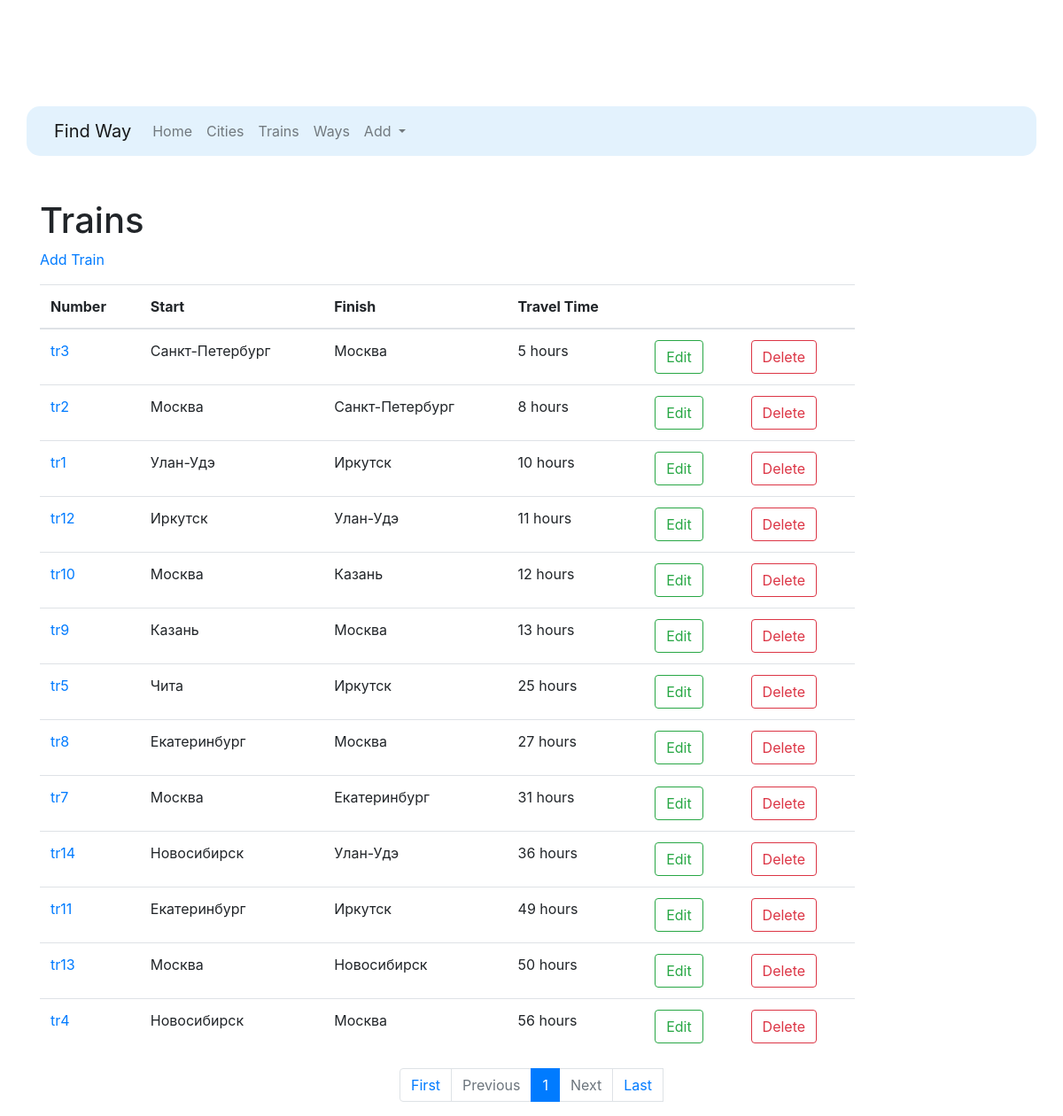
The app's page /trains/ with its own data.
### trains/models.py (models this page shows, shortened)
class Train(models.Model):
    name = models.CharField(max_length=50, unique=True, verbose_name="Train number")
    travel_time = models.PositiveIntegerField(verbose_name="Travel time")
    start_city = models.ForeignKey(City, on_delete=models.CASCADE, related_name='start_city_set', verbose_name='Start')
    finish_city = models.ForeignKey(City, on_delete=models.CASCADE, related_name='finish_city_set',
                                    verbose_name='Finish')
    class Meta:
        verbose_name = 'Train'
        verbose_name_plural = 'Trains'
        ordering = ['travel_time']

### find_way/models.py (models this page shows, shortened)
class City(models.Model):
    name = models.CharField(max_length=70, unique=True, verbose_name="City")
    def __str__(self):
        return self.name
    class Meta:
        verbose_name = "City"
        verbose_name_plural = "Cities"
        ordering = ['name']

### trains/views.py (the view)
# urls.py: path('trains/', TrainListView.as_view(), name="trains"),
class TrainListView(ListView):
    paginate_by = 100
    model = Train
    template_name = 'trains/trains.html'

### templates/trains/trains.html (shortened to what this page needs)
{% extends 'base.html' %}
{% block content %}
    <h1>Trains</h1>
    <p>
        <a href="{% url 'createtr' %}">Add Train</a>
    </p>
    <div class="row">
        <div class="div col-md-10">
            <table class="table table">
                <thead>
                <tr>
                    <th scope="col">Number</th>
                    <th scope="col">Start</th>
                    <th scope="col">Finish</th>
                    <th scope="col">Travel Time</th>
                    <th scope="col"></th>
                    <th scope="col"></th>
                </tr>
                </thead>
                {% for object in page_obj %}
                    <tr>
                        <td>
                            <a href="{% url 'detailtr' pk=object.pk %}">{{ object.name }}</a>
                        </td>
                        <td>
                            {{ object.start_city }}
                        </td>
                        <td>
                            {{ object.finish_city }}
                        </td>
                        <td>
                            {{ object.travel_time }} hours
                        </td>
                        <td>
                            <a href="{% url 'updatetr' pk=object.pk %}">
                                <button class="btn btn-outline-success" type="submit"
                                        style="height: 5%; margin-left: 5px">Edit
                                </button>
                            </a>
                        </td>
                        <td>
                            <a href="{% url 'deletetr' pk=object.pk %}">
                                <button class="btn btn-outline-danger" type="submit"
                                        style="height: 5%; margin-left: 5px">Delete
                                </button>
                            </a>
                        </td>
                    </tr>
                {% endfor %}
            </table>
        </div>
    </div>
    <nav aria-label="Page navigation example">
        <ul class="pagination justify-content-center">
            <li class="page-item">
                <a class="page-link" href="?page=1">First</a>
            </li>
            {% if page_obj.has_previous %}
                <li class="page-item">
                    <a class="page-link" href="?page={{ page_obj.previous_page_number }}">Previous</a>
                </li>
            {% else %}
                <li class="page-item disabled">
                    <a class="page-link" href="#" tabindex="-1" aria-disabled="true">Previous</a>
                </li>
            {% endif %}
            {% for i in page_obj.paginator.page_range %}
                {% if page_obj.number == i %}
                    <li class="page-item active" aria-current="page">
              <span class="page-link">
                {{ i }}
              </span>
                    </li>
                {% elif i > page_obj.number|add:'-5' and i < page_obj.number|add:'5' %}
                    <li class="page-item"><a class="page-link" href="?page={{ i }}">{{ i }}</a></li>
                {% endif %}
            {% endfor %}
            {% if page_obj.has_next %}
                <li class="page-item">
                    <a class="page-link" href="?page={{ page_obj.next_page_number }}">Next</a>
                </li>
            {% else %}
                <li class="page-item disabled">
                    <a class="page-link" href="#" tabindex="-1" aria-disabled="true">Next</a>
                </li>
            {% endif %}
                <li>
                    <a class="page-link" href="?page={{ page_obj.paginator.num_pages }}">Last</a>
                </li>
        </ul>
    </nav>
{% endblock %}

### records on screen
Train: name "tr3", start_city "Санкт-Петербург", finish_city "Москва", travel_time "5"
Train: name "tr2", start_city "Москва", finish_city "Санкт-Петербург", travel_time "8"
Train: name "tr1", start_city "Улан-Удэ", finish_city "Иркутск", travel_time "10"
Train: name "tr12", start_city "Иркутск", finish_city "Улан-Удэ", travel_time "11"
Train: name "tr10", start_city "Москва", finish_city "Казань", travel_time "12"
Train: name "tr9", start_city "Казань", finish_city "Москва", travel_time "13"
Train: name "tr5", start_city "Чита", finish_city "Иркутск", travel_time "25"
Train: name "tr8", start_city "Екатеринбург", finish_city "Москва", travel_time "27"
Train: name "tr7", start_city "Москва", finish_city "Екатеринбург", travel_time "31"
Train: name "tr14", start_city "Новосибирск", finish_city "Улан-Удэ", travel_time "36"
Train: name "tr11", start_city "Екатеринбург", finish_city "Иркутск", travel_time "49"
Train: name "tr13", start_city "Москва", finish_city "Новосибирск", travel_time "50"
Train: name "tr4", start_city "Новосибирск", finish_city "Москва", travel_time "56"

### other values on screen
{{ i }} "1"
